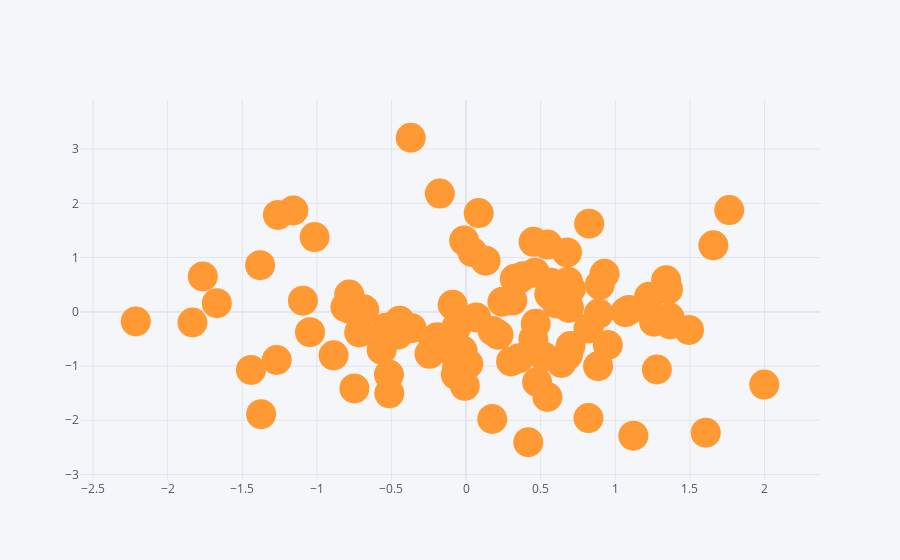

Notebook source saved alongside this figure:
### Code cell
df.iplot(kind = 'scatter', x ='A', y='B', mode ='markers', size = 30)
